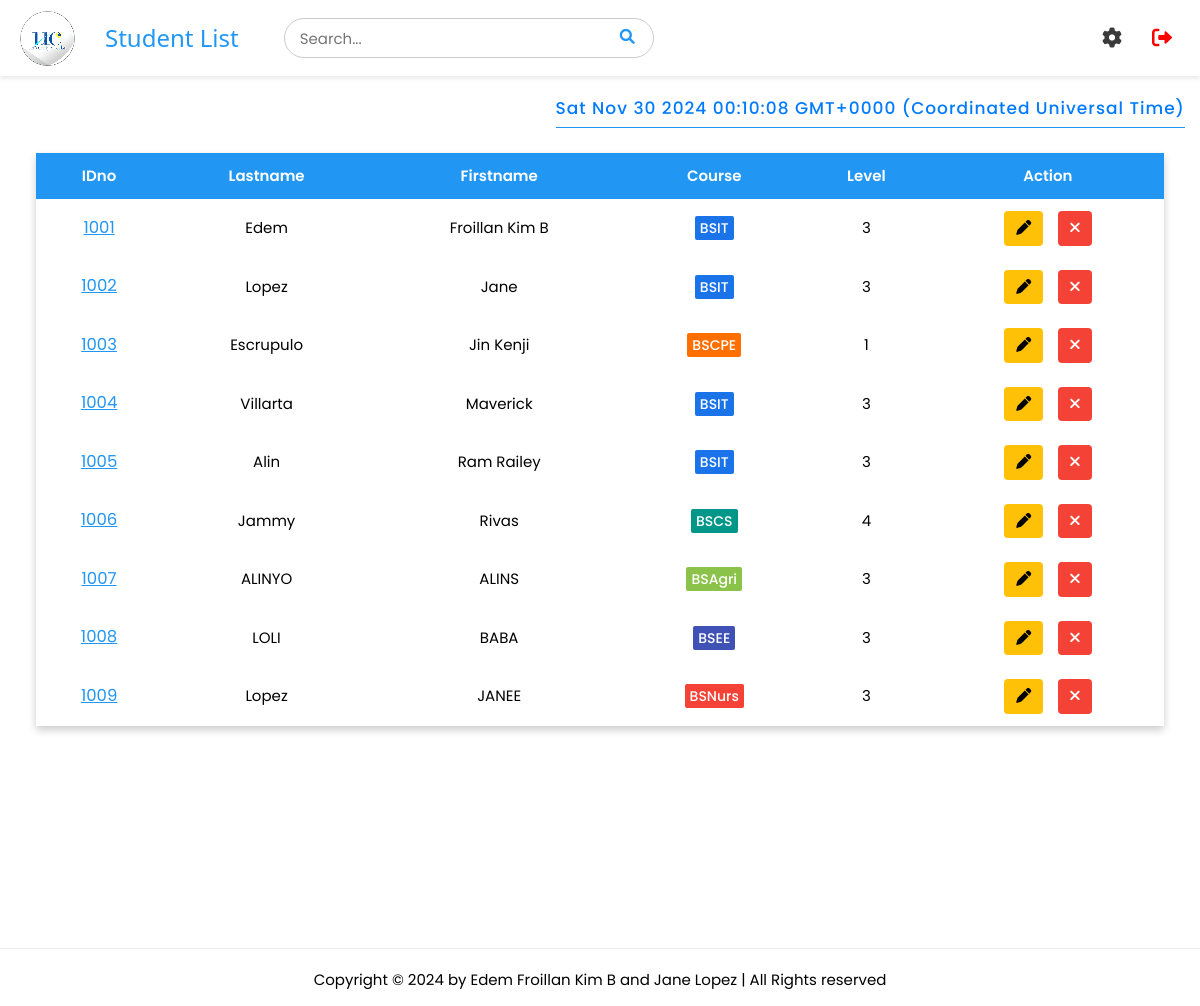
The page /students (signed in) on the database as committed earlier.
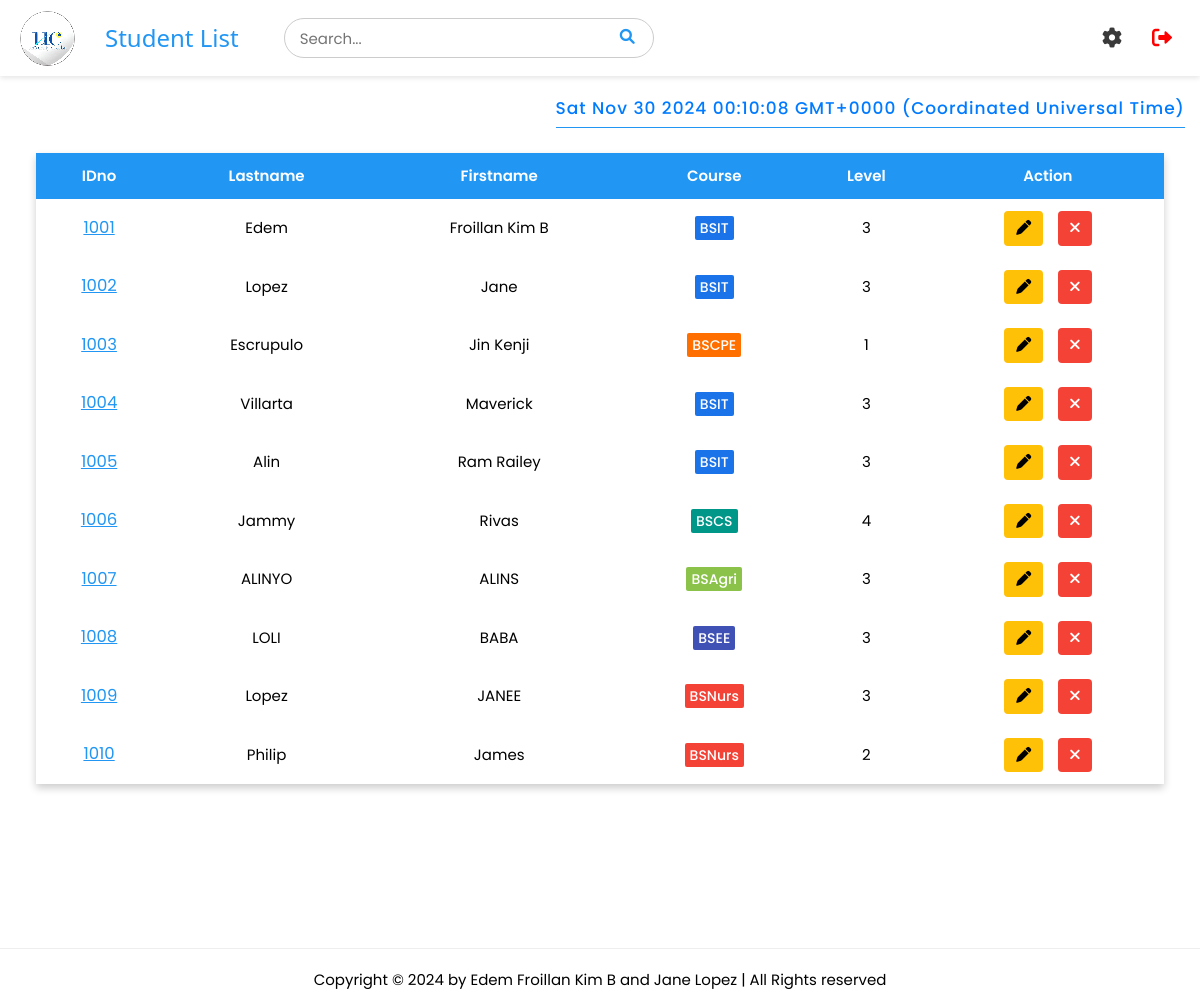
The same page on the database as committed later.
### tables this page shows
CREATE TABLE students (
                    id INTEGER PRIMARY KEY AUTOINCREMENT,
                    idno varchar(10) UNIQUE,
                    firstname varchar(50),
                    lastname varchar(50),
                    course varchar(10),
                    level varchar(5),
                    image TEXT,
                    qrcode TEXT
);

### app.py (the view)
@app.route('/students')
def student_list():
    if 'username' in session:
        pagetitle = "Student List"
        users = get_users()
        students = getall_records('students')
        return render_template('studentlist.html', data=students, pagetitle=pagetitle, users=users)
    else:
        flash("Please log in first!", "warning")
        return redirect(url_for('login'))

### app.py (called while the page is built)
@app.after_request
def after_request(response):
    response.headers['Cache-Control'] = 'no-store, no-cache, must-revalidate, post-check=0, pre-check=0, max-age=0'
    response.headers['Pragma'] = 'no-cache'
    response.headers['Expires'] = '-1'
    if hasattr(session, 'username') and 'username' not in session:
        response.headers['Cache-Control'] = 'no-store'
        response.headers['Pragma'] = 'no-cache'
        response.headers['Expires'] = '-1'
    return response

def get_users() -> object:
    return getall_records('students')

### dbhelper.py (called while the page is built)
def getprocess(sql: str, params=()) -> list:
    db = connect(database)
    cursor = db.cursor()
    cursor.row_factory = Row
    try:
        cursor.execute(sql, params)
        data = cursor.fetchall()
        return data
    finally:
        cursor.close()
        db.close()

def getall_records(table: str) -> list:
    sql = f'SELECT * FROM `{table}`'
    return getprocess(sql)

### templates/studentlist.html (shortened to what this page needs)
{% extends 'base.html' %}
{% block header %}
    {% include 'header.html' %}
{% endblock %}
{% block content %}
<div id="timestamp"></div>
<div id="main_container" style="height: 100vh;">
    <div class="w3-full" style="padding: 1rem 3%;">
        <div class="styled-table-wrapper">
            <table class="styled-table" id="table">
                <thead>
                    <tr id="tr1">
                        <th>IDno</th>
                        <th>Lastname</th>
                        <th>Firstname</th>
                        <th>Course</th>
                        <th>Level</th>
                        <th class="w3-center">Action</th>
                    </tr>
                </thead>
                <tbody>
                    {% for user in users %}
                    <tr id="tr2">
                        <td class="w3-center" data-cell="IDNO:" id="idno">
                            <a href="#" style="color: #2196F3; font-size: 1.1rem" onclick="viewStudent('{{ user['idno'] }}')">{{ user['idno'] }}</a>
                        </td>
                        <td class="w3-center" data-cell="LASTNAME:">{{ user["lastname"] }}</td>
                        <td class="w3-center" data-cell="FIRSTNAME:">{{ user["firstname"] }}</td>
                        <td class="w3-center" data-cell="COURSE:">
                            <span class="course-style course-{{ user['course']|lower }}">
                                {{ user["course"] }}
                            </span>
                        </td>
                        <td class="w3-center level-{{ user['level'] }}" data-cell="LEVEL:">{{ user["level"] }}</td>
                        <td class="w3-center" data-cell="ACTION:" style="display: flex; align-items: center; justify-content: center; gap: 1rem;">
                            <button class="w3-button w3-amber edit-btn edit" onclick="openEditModal('{{ user['idno'] }}', '{{ user['lastname'] }}', '{{ user['firstname'] }}', '{{ user['course'] }}', '{{ user['level'] }}')">
                                <i class="fas fa-pen"></i>
                            </button>
                            <button class="w3-button w3-red delete-btn delete" onclick="openCustomAlert('{{ user['idno'] }}')">
                                <i class="fas fa-times"></i>
                            </button>
                        </td>
                    </tr>
                    {% endfor %}
                </tbody>
            </table>
        </div>
    </div>
</div>
{% endblock %}

### templates/base.html (shortened to what this page needs)
<!DOCTYPE html>
<html>
<head>
    <link rel='stylesheet' href="{{ url_for('static', filename='css/style.css') }}">
    <link rel="stylesheet" href="https://cdnjs.cloudflare.com/ajax/libs/font-awesome/6.0.0-beta3/css/all.min.css">
</head>
<body>
    <div>
        {% block header %}{% endblock %}
        {% block content %}
        {% endblock %}
    </div>
    <hr>
    <footer class="w3-center">
        <div class="footer-box">
            <p>Copyright &copy; 2024 by Edem Froillan Kim B and Jane Lopez | All Rights reserved</p>
        </div>
    </footer>
</body>
</html>

### templates/header.html (shortened to what this page needs)
<div class="header">
    <div class="left-section">
        <img src="../static/images/logo.png" alt="Logo" id="logo">
        <h3 class="pagetitle">{{ pagetitle }}</h3>
        <div class="search" style="position: relative;">
        <input type="text" placeholder="Search..." id="search-bar">
        <button type="submit" id="search-button"><i class="fa fa-search"></i></button>
    </div>
    </div>
    <div class="menu" style="position: relative;">
    <i class="fa solid fa-gear" id="menu-icon"></i>
    <a href="/logout" id="logout">
        <i class="fa fa-sign-out-alt"></i>
    </a>
    </div>
</div>

### static/css/style.css (style rules this page uses)
html { box-sizing:border-box }
*,*:before,*:after { box-sizing:inherit }
html { -ms-text-size-adjust:100%;-webkit-text-size-adjust:100% }
body { margin:0 }
article,aside,details,figcaption,figure,footer,header,main,menu,nav,section { display:block }
a { background-color:transparent }
img { border-style:none }
hr { box-sizing:content-box;height:0;overflow:visible }
button,input,select,textarea,optgroup { font:inherit;margin:0 }
button,input { overflow:visible }
button,select { text-transform:none }
button,[type=button],[type=reset],[type=submit] { -webkit-appearance:button }
html,body { font-family:Verdana,sans-serif;font-size:15px;line-height:1.5 }
html { overflow-x:hidden }
h3 { font-size:24px }
h1,h2,h3,h4,h5,h6 { font-family:"Segoe UI",Arial,sans-serif;font-weight:400;margin:10px 0 }
hr { border:0;border-top:1px solid #eee;margin:20px 0 }
img { vertical-align:middle }
a { color:inherit }
.w3-btn,.w3-button { border:none;display:inline-block;padding:8px 16px;vertical-align:middle;overflow:hidden;text-decoration:none;color:inherit;background-color:inherit;text-align:center;cursor:pointer;white-space:nowrap }
.w3-btn,.w3-button { -webkit-touch-callout:none;-webkit-user-select:none;-khtml-user-select:none;-moz-user-select:none;-ms-user-select:none;user-select:none }
.w3-center { text-align:center!important }
.w3-amber,.w3-hover-amber:hover { color:#000!important;background-color:#ffc107!important }
.w3-red,.w3-hover-red:hover { color:#fff!important;background-color:#f44336!important }
img { image-rendering: pixelated; }
.header { display: flex; justify-content: space-between; align-items: center; padding: 10px 20px; background-color: #fff; box-shadow: 0 2px 5px rgba(0, 0, 0, 0.1); position: sticky; top: 0; z-index: 100; margin-bottom: 1rem; }
.left-section { display: flex; align-items: center; }
#logo { width: 55px; height: auto; margin-right: 10px; }
.pagetitle { margin-left: 20px; color: #2196F3; }
#search-bar { padding: 15px; margin-right: 10px; border-radius: 20px; border: 1px solid #ccc; margin-left: 3rem; width: 370px; height: 40px; }
#search-button { color: #2196F3; border: none; cursor: pointer; position: absolute; background: transparent; right: 23px; top: 7px; }
#logout { text-decoration: none; color: red; font-size: 20px; transition: color 0.3s ease; }
#logout i { margin-right: 8px; }
.navbar, #logout { position: sticky; top: 0; background-color: #fff; padding: 10px 0; z-index: 100; gap: 3rem; }
#timestamp { color: #007bff; font-size: 17px; font-weight: 500; text-align: center; padding: 5px 0; margin-top: 15px; letter-spacing: 1px; border-bottom: 1px solid #2196F3; width: fit-content; margin-left: auto; margin-right:1rem; }
* { font-family: "Poppins", sans-serif; }
.styled-table { width: 100%; border-collapse: collapse; margin-top: 10px; box-shadow: 0px 4px 8px rgba(0, 0, 0, 0.2); }
.styled-table th, .styled-table td { padding: 12px; }
.styled-table th { background-color: #2196F3; color: white; font-weight: 600; text-transform: capitalize; }
.styled-table .delete-btn { background-color: #ff4d4d; color: white; padding: 6px 12px; border: none; cursor: pointer; border-radius: 4px; }
.styled-table .edit-btn { background-color: #2196F3; color: white; padding: 6px 12px; border: none; cursor: pointer; border-radius: 4px; }
.styled-table .delete-btn i, .styled-table .edit-btn i { text-align: center; }
.menu { display: flex; align-items: center; gap: 2rem; }
#menu-icon { font-size: 20px; color: #3a3a3a; cursor: pointer; display: none; transition: transform 0.3s ease, color 0.3s ease; }
.course-style { padding: 2px 5px; background: #8de02c; color: #fff; border-radius: 2px; font-size: 14px; font-weight: 500; }
.course-bsit { background-color: #1a73e8; }
.course-bscpe { background-color: #ff6f00; }
.course-bscs { background-color: #009688; }
.course-bsee { background-color: #3f51b5; }
.course-bsagri { background-color: #8bc34a; }
.course-bsnurs { background-color: #f44336; }
@media (max-width: 1402px) { #menu-icon { display: block; } }

Rows that differ between the two databases and show on the page:
added students: idno "1010", lastname "Philip", firstname "James", course "BSNurs", level "2"
